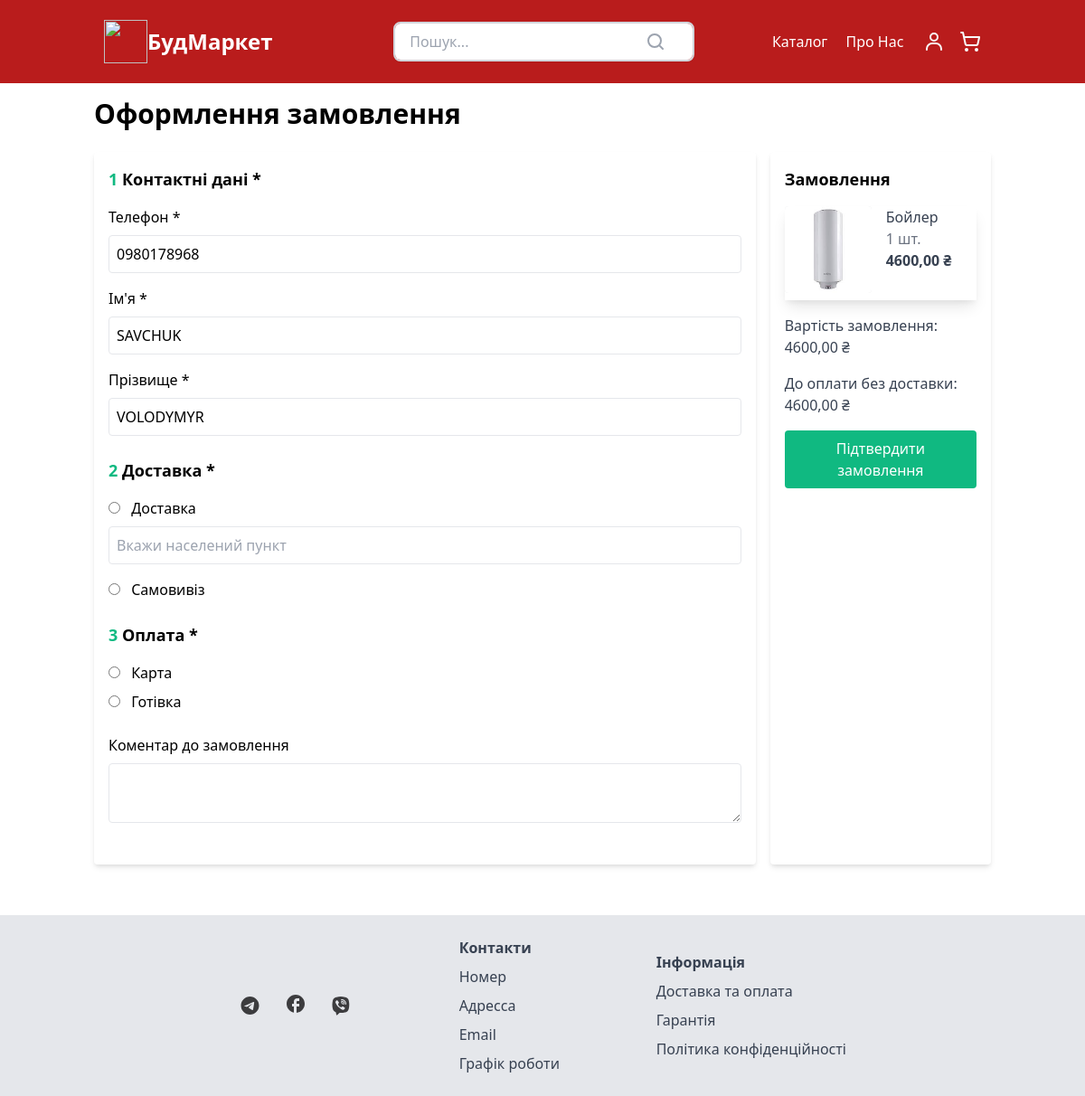
/order/confirm-buy-now/1/ (signed in), run on the app's committed database.
### users/models.py (models this page shows, shortened)
class Profile(models.Model):
    user = models.OneToOneField(User, on_delete=models.CASCADE, null=True, blank=True)
    email = models.EmailField(max_length=100, unique=True, null=True, blank=True)
    contactNumber = models.CharField(max_length=15, default='', blank=True)
    firstName = models.CharField(max_length=100, blank=True, null=True)
    lastName = models.CharField(max_length=100, blank=True, null=True)
    DeliveryAddress = models.CharField(max_length=100, blank=True, null=True)
    cart = models.OneToOneField(Cart, on_delete=models.SET_NULL, null=True, blank=True)

### market/models.py (models this page shows, shortened)
class Product(models.Model):
    category = models.ForeignKey(Category, related_name='products', on_delete=models.CASCADE, null=True)
    title = models.CharField("назва", max_length=200, db_index=True)
    slug = models.SlugField("URL", max_length=200, db_index=True, null=True, blank=True)
    brand = models.CharField("бренд", max_length=200, db_index=True, null=True, blank=True)
    image = models.ImageField("зображення", upload_to='products/%Y/%m/%d', blank=True)
    description = models.TextField("опис", null=True, blank=True)
    price = models.DecimalField('ціна', max_digits=10, decimal_places=2)
    available = models.BooleanField("Наявність", default=True)
    class Meta:
        verbose_name = 'Товар'
        verbose_name_plural = 'Товари'

### order/views.py (the view, shortened to what this page needs)
# urls.py: path('confirm-buy-now/<int:product_id>/', views.confirm_buy_now, name='confirm-buy-now'),
@login_required
def confirm_buy_now(request, product_id):
    product = get_object_or_404(Product, pk=product_id)
    profile = Profile.objects.get(user=request.user)
    context = {
        'product': product,
        'profile': profile,
    }
    return render(request, 'order/confirm_buy_now.html', context)

### order/templates/order/confirm_buy_now.html (shortened to what this page needs)
{% extends "market/base.html" %}
{% load static %}
{% block content %}
    <div class="container mx-auto p-4">
        <h1 class="text-3xl font-bold mb-6">Оформлення замовлення</h1>
        <div class="flex">
            <div class="w-3/4 p-4 bg-white rounded shadow-md">
                <form method="post" action="{% url 'order:confirm-buy-now' product.id %}">
                    <div class="mb-6">
                        <h2 class="text-lg font-semibold mb-4"><span class="text-green-500">1</span> Контактні дані *</h2>
                        <div class="mb-4">
                            <label class="block mb-2" for="contactNumber">Телефон *</label>
                            <input type="tel" id="contactNumber" name="contactNumber" class="w-full border p-2 rounded"
                                   placeholder="+380 (__) ___-__-__" value="{{ profile.contactNumber }}" required>
                        </div>
                        <div class="mb-4">
                            <label class="block mb-2" for="firstName">Ім'я *</label>
                            <input type="text" id="firstName" name="firstName" class="w-full border p-2 rounded"
                                   placeholder="Введи ім'я кирилицею" value="{{ profile.firstName }}" required>
                        </div>
                        <div class="mb-4">
                            <label class="block mb-2" for="lastName">Прізвище *</label>
                            <input type="text" id="lastName" name="lastName" class="w-full border p-2 rounded"
                                   placeholder="Введи прізвище кирилицею" value="{{ profile.lastName }}" required>
                        </div>
                    </div>
                    <div class="mb-6">
                        <h2 class="text-lg font-semibold mb-4"><span class="text-green-500">2</span> Доставка *</h2>
                        <div class="mb-4">
                            <label class="block mb-2">
                                <input type="radio" name="delivery_method" value="delivery" class="mr-2" required>
                                Доставка
                            </label>
                            <input type="text" name="delivery_address" class="w-full border p-2 rounded"
                                   placeholder="Вкажи населений пункт">
                        </div>
                        <div class="mb-4">
                            <label class="block mb-2">
                                <input type="radio" name="delivery_method" value="pickup" class="mr-2" required>
                                Самовивіз
                            </label>
                        </div>
                    </div>
                    <div class="mb-6">
                        <h2 class="text-lg font-semibold mb-4"><span class="text-green-500">3</span> Оплата *</h2>
                        <div class="mb-4">
                            <label class="block mb-2">
                                <input type="radio" id="creditCard" name="paymentMethod" value="creditCard" class="mr-2" required>
                                Карта
                            </label>
                            <label class="block mb-2">
                                <input type="radio" id="cash" name="paymentMethod" value="cash" class="mr-2">
                                Готівка
                            </label>
                        </div>
                    </div>
                    <div class="mb-6">
                        <label class="block mb-2" for="comment">Коментар до замовлення</label>
                        <textarea id="comment" name="comment" class="w-full border p-2 rounded"></textarea>
                    </div>
                </form>
            </div>
            <div class="w-1/4 p-4 ml-4 bg-white rounded shadow-md">
                <h2 class="text-lg font-semibold mb-4">Замовлення</h2>
                <div class="mb-4 flex shadow-lg">
                    <img src="{{ product.image.url }}" class="bg-gray-200 h-24 w-24 rounded mb-2">
                    <div class="ml-4">
                        <p class="text-gray-700">{{ product.title }}</p>
                        <p class="text-gray-500">1 шт.</p>
                        <p class="text-gray-700 font-semibold">{{ product.price }} ₴</p>
                    </div>
                </div>
                <div class="mb-4">
                    <p class="text-gray-700">Вартість замовлення:</p>
                    <p class="text-gray-700">{{ product.price }} ₴</p>
                </div>
                <div class="mb-4">
                    <p class="text-gray-700">До оплати без доставки:</p>
                    <p class="text-gray-700">{{ product.price }} ₴</p>
                </div>
                <form action="{% url 'order:confirm-buy-now' product.id %}" method="post">
                    <button type="submit" class="bg-green-500 text-white py-2 px-4 rounded">Підтвердити замовлення</button>
                </form>
            </div>
        </div>
    </div>
{% endblock %}

### market/static/market/styles.css (style rules this page uses)
html { line-height: 1.5; -webkit-text-size-adjust: 100%; -moz-tab-size: 4; -o-tab-size: 4; tab-size: 4; font-family: ui-sans-serif, system-ui, -apple-system, BlinkMacSystemFont, "Segoe UI", Roboto, "Helvetica Neue", Arial, "Noto Sans", sans-serif, "Apple Color Emoji", "Segoe UI Emoji", "Segoe UI Symbol", "Noto Color Emoji"; font-feature-settings: normal; font-variation-settings: normal; }
body { margin: 0; line-height: inherit; }
h1, h2, h3, h4, h5, h6 { font-size: inherit; font-weight: inherit; }
button, input, optgroup, select, textarea { font-family: inherit; font-feature-settings: inherit; font-variation-settings: inherit; font-size: 100%; font-weight: inherit; line-height: inherit; color: inherit; margin: 0; padding: 0; }
button, select { text-transform: none; }
button, [type='button'], [type='reset'], [type='submit'] { -webkit-appearance: button; background-color: transparent; background-image: none; }
blockquote, dl, dd, h1, h2, h3, h4, h5, h6, hr, figure, p, pre { margin: 0; }
textarea { resize: vertical; }
input::placeholder, textarea::placeholder { opacity: 1; color: #9ca3af; }
button, [role="button"] { cursor: pointer; }
img, svg, video, canvas, audio, iframe, embed, object { display: block; vertical-align: middle; }
img, video { max-width: 100%; height: auto; }
.mb-2 { margin-bottom: 0.5rem; }
.block { display: block; }
.flex { display: flex; }
.w-full { width: 100%; }
.rounded { border-radius: 0.25rem; }
.px-4 { padding-left: 1rem; padding-right: 1rem; }
.font-semibold { font-weight: 600; }
.text-green-500 { --tw-text-opacity: 1; color: rgb(34 197 94 / var(--tw-text-opacity)); }
.text-white { --tw-text-opacity: 1; color: rgb(255 255 255 / var(--tw-text-opacity)); }
.shadow-lg { --tw-shadow: 0 10px 15px -3px rgb(0 0 0 / 0.1), 0 4px 6px -4px rgb(0 0 0 / 0.1); --tw-shadow-colored: 0 10px 15px -3px var(--tw-shadow-color), 0 4px 6px -4px var(--tw-shadow-color); box-shadow: var(--tw-ring-offset-shadow, 0 0 #0000), var(--tw-ring-shadow, 0 0 #0000), var(--tw-shadow); }

### data on the page
Profile: contactNumber "0980178968", firstName "SAVCHUK", lastName "VOLODYMYR"
Product: image (picture), title "Бойлер", price "4600,00"
